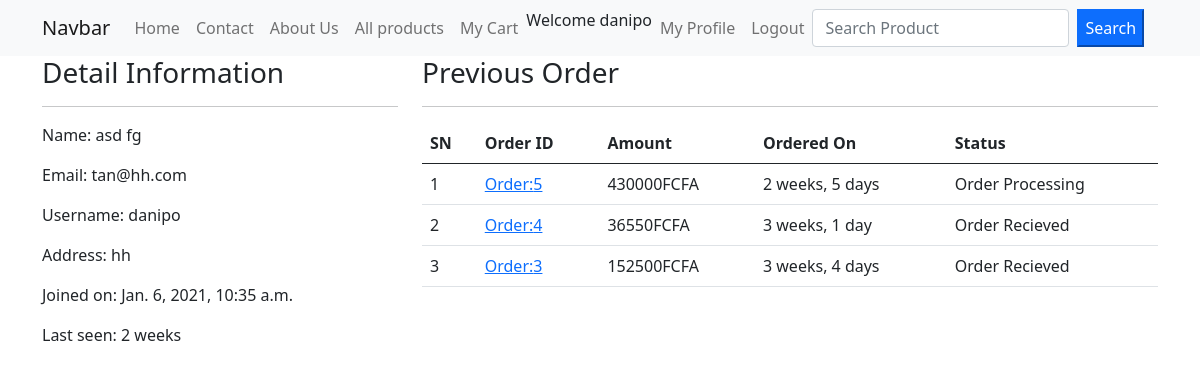
Page /profile/ (signed in) on the earlier database version.
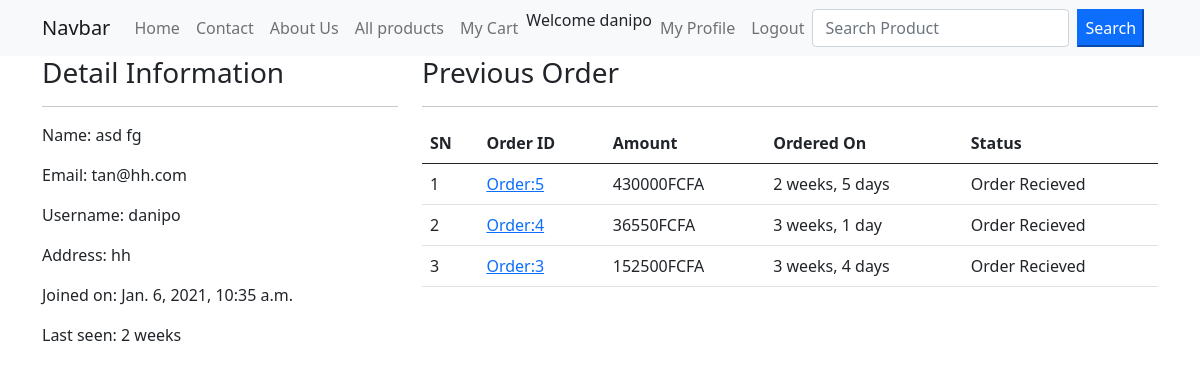
Same page on the later database version.
### ecommerceapp/models.py (models this page shows, shortened)
class Order(models.Model):
	cart = models.OneToOneField(Cart, on_delete=models.CASCADE)
	ordered_by = models.CharField(max_length=200)
	shipping_address  = models.CharField(max_length=200)
	mobile = models.CharField(max_length=10)
	email = models.EmailField(null=True, blank=True)
	subtotal = models.PositiveIntegerField()
	discount = models.PositiveIntegerField()
	total = models.PositiveIntegerField()
	order_status = models.CharField(max_length=50, choices=ORDER_STATUS, default='Order Recieved')
	created_at = models.DateTimeField(auto_now_add=True)

### ecommerceapp/views.py (the view)
# urls.py: path('profile/', CustomerProfileView.as_view(), name='customerprofile'),
class CustomerProfileView(TemplateView):
	template_name = 'customerprofile.html'
	def dispatch(self, request, *args, **kwargs):
		if request.user.is_authenticated and Customer.objects.filter(user=request.user).exists():
			pass
		else:
			return redirect('/login/?next=/profile/')
		return super().dispatch(request, *args, **kwargs)
	def get_context_data(self, **kwargs):
	    context = super().get_context_data(**kwargs)
	    customer = self.request.user.customer
	    context['customer'] = customer
	    orders = Order.objects.filter(cart__customer=customer).order_by('-id')
	    context['order'] = orders
	    return context

### templates/customerprofile.html (shortened to what this page needs)
{% extends "base.html" %}
{% load crispy_forms_tags %}
{% load humanize %}
{% block content %}
<div class="row">
    <div class="col-md-4">
        <h3>Detail Information</h3>
        <hr>
        <p><span class="font-weight-bold">Name:</span> {{customer.full_name}} </p>
        <p><span class="font-weight-bold">Email:</span> {{customer.user.email}} </p>
        <p><span class="font-weight-bold">Username:</span> {{customer.user.username}} </p>
        <p><span class="font-weight-bold">Address:</span> {{customer.address}} </p>
        <p><span class="font-weight-bold">Joined on:</span> {{customer.joined_on}} </p>
        <p><span class="font-weight-bold">Last seen:</span> {{customer.user.last_login|timesince}} </p>
    </div>
    <div class="col-md-8">
        <h3>Previous Order</h3>
        <hr>
        <table class="table">
            <thead>
                <tr>
                    <th>SN</th>
                    <th>Order ID</th>
                    <th>Amount</th>
                    <th>Ordered On</th>
                    <th>Status</th>
                </tr>
            </thead>
            <tbody>
                {% for ord in order %}
                <tr>
                    <td> {{ forloop.counter }} </td>
                    <td> <a href=" {% url "ecommerceapp:customerorderdetails" ord.pk %} ">Order:{{ord.id}}</a>  </td>
                    <td> {{ ord.total }}FCFA </td>
                    <td> {{ ord.created_at|timesince }} </td>
                    <td> {{ ord.order_status }} </td>
                </tr>
                {% endfor %}
            </tbody>
        </table>
    </div>
</div>
{% endblock content %}

Differences in the rows shown:
changed Order "2 weeks, 5 days": order_status "Order Processing" → "Order Recieved"
